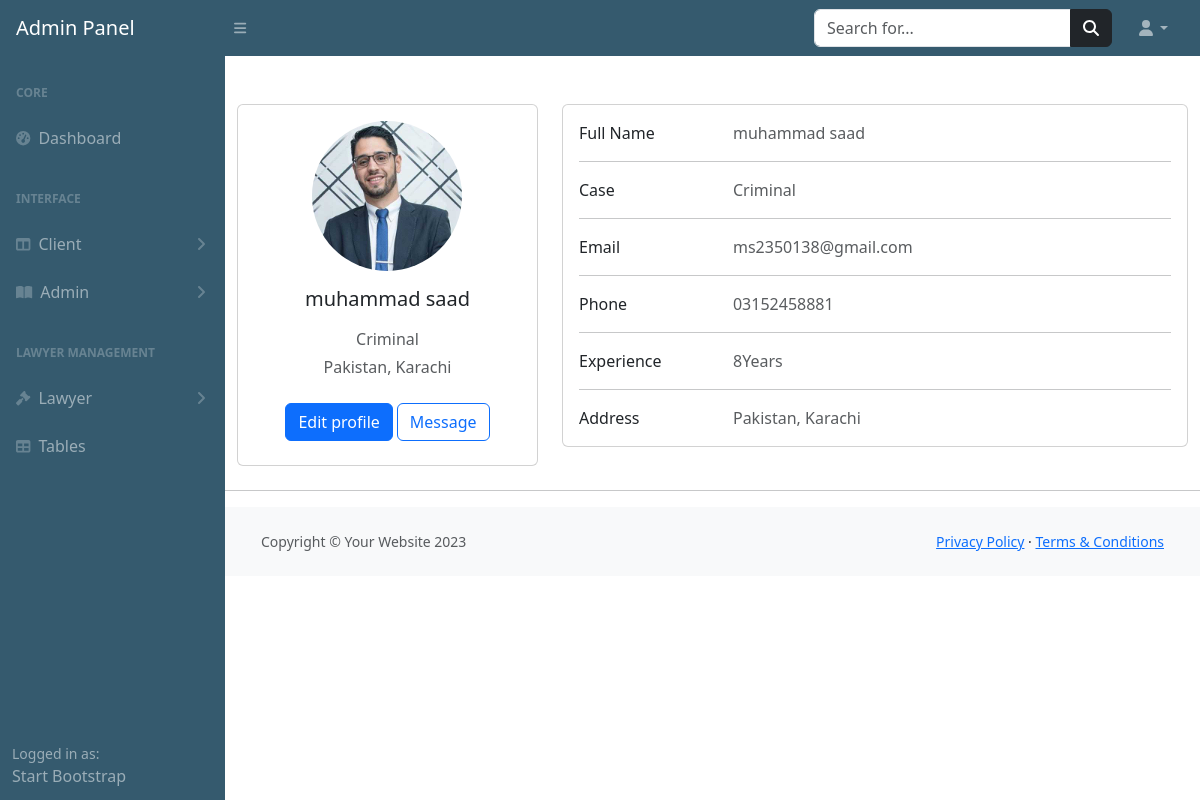
The page /admin-panel/profilelawyer.php?id=1 (signed in) on the database its author committed.
### tables this page shows
CREATE TABLE `lawyer` (
  `id` int(255) NOT NULL,
  `name` varchar(255) NOT NULL,
  `case` int(255) NOT NULL,
  `email` varchar(255) NOT NULL,
  `password` varchar(255) NOT NULL,
  `phone` varchar(255) NOT NULL,
  `experience` varchar(255) NOT NULL,
  `address` varchar(255) NOT NULL,
  `image` varchar(255) NOT NULL
);

CREATE TABLE `cases` (
  `cid` int(255) NOT NULL,
  `case_name` varchar(255) NOT NULL,
  `status` tinyint(255) NOT NULL DEFAULT 1
);

### admin-panel/profilelawyer.php (the view, shortened to what this page needs)
<?php
include ("includes/header.php");
include ("includes/topbar.php");
include ("includes/sidebar.php");
include("../config.php");
$law_id=$_GET['id'];
$profile="SELECT * FROM `lawyer` as l inner join `cases` as c on l.case=c.cid where id='$law_id'";
$run_query=mysqli_query($connection,$profile);
if (mysqli_num_rows($run_query)>0) {
  while ($row=mysqli_fetch_assoc($run_query)) {
?>
<!DOCTYPE html>
<html lang="en">
<head>
</head>
<body>
  <div class="container mt-5 ">
    <div class="row">
      <div class="col-lg-4">
        <div class="card mb-4">
          <div class="card-body text-center">
          <img src="<?php echo 'image/'.$row['image']?>" alt="avatar"
              class="rounded-circle img-fluid" style="width: 150px;height:150px">
            <h5 class="my-3"><?php echo $row['name']?></h5>
            <p class="text-muted mb-1"><?php echo $row['case_name']?></p>
            <p class="text-muted mb-4"><?php echo $row['address']?></p>
            <div class="d-flex justify-content-center mb-2">
              <button type="button" class="btn btn-primary">Edit profile</button>
              <button type="button" class="btn btn-outline-primary ms-1">Message</button>
            </div>
          </div>
        </div>
      </div>
      <div class="col-lg-8">
        <div class="card mb-4">
          <div class="card-body">
            <div class="row">
              <div class="col-sm-3">
                <p class="mb-0">Full Name</p>
              </div>
              <div class="col-sm-9">
                <p class="text-muted mb-0"><?php echo $row['name']?></p>
              </div>
            </div>
            <hr>
            <div class="row">
              <div class="col-sm-3">
                <p class="mb-0">Case</p>
              </div>
              <div class="col-sm-9">
                <p class="text-muted mb-0"><?php echo $row['case_name']?></p>
              </div>
            </div>
            <hr>
            <div class="row">
              <div class="col-sm-3">
                <p class="mb-0">Email</p>
              </div>
              <div class="col-sm-9">
                <p class="text-muted mb-0"><?php echo $row['email']?></p>
              </div>
            </div>
            <hr>
            <div class="row">
              <div class="col-sm-3">
                <p class="mb-0">Phone</p>
              </div>
              <div class="col-sm-9">
                <p class="text-muted mb-0"><?php echo $row['phone']?></p>
              </div>
            </div>
            <hr>
            <div class="row">
              <div class="col-sm-3">
                <p class="mb-0">Experience</p>
              </div>
              <div class="col-sm-9">
                <p class="text-muted mb-0"><?php echo $row['experience'] ?>Years</p>
              </div>
            </div>
            <hr>
            <div class="row">
              <div class="col-sm-3">
                <p class="mb-0">Address</p>
              </div>
              <div class="col-sm-9">
                <p class="text-muted mb-0"><?php echo $row['address']?></p>
              </div>
            </div>
          </div>
        </div>
      </div>
      <hr>
<?php
 }
}
?>
</body>
</html>
<?php
include("includes/footer.php");
?>

### rows shown on the page
lawyer: image (picture), name "muhammad saad", case.case_name "Criminal", address "Pakistan, Karachi", email "ms2350138@gmail.com", phone "03152458881", experience "8"
